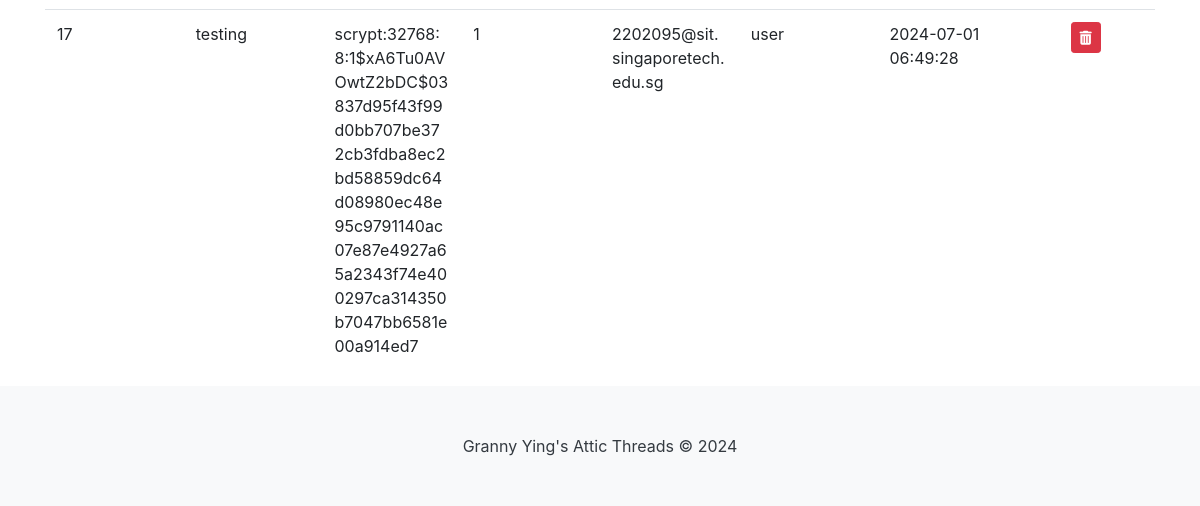
/list (lower part), run on an earlier commit of the app's database.
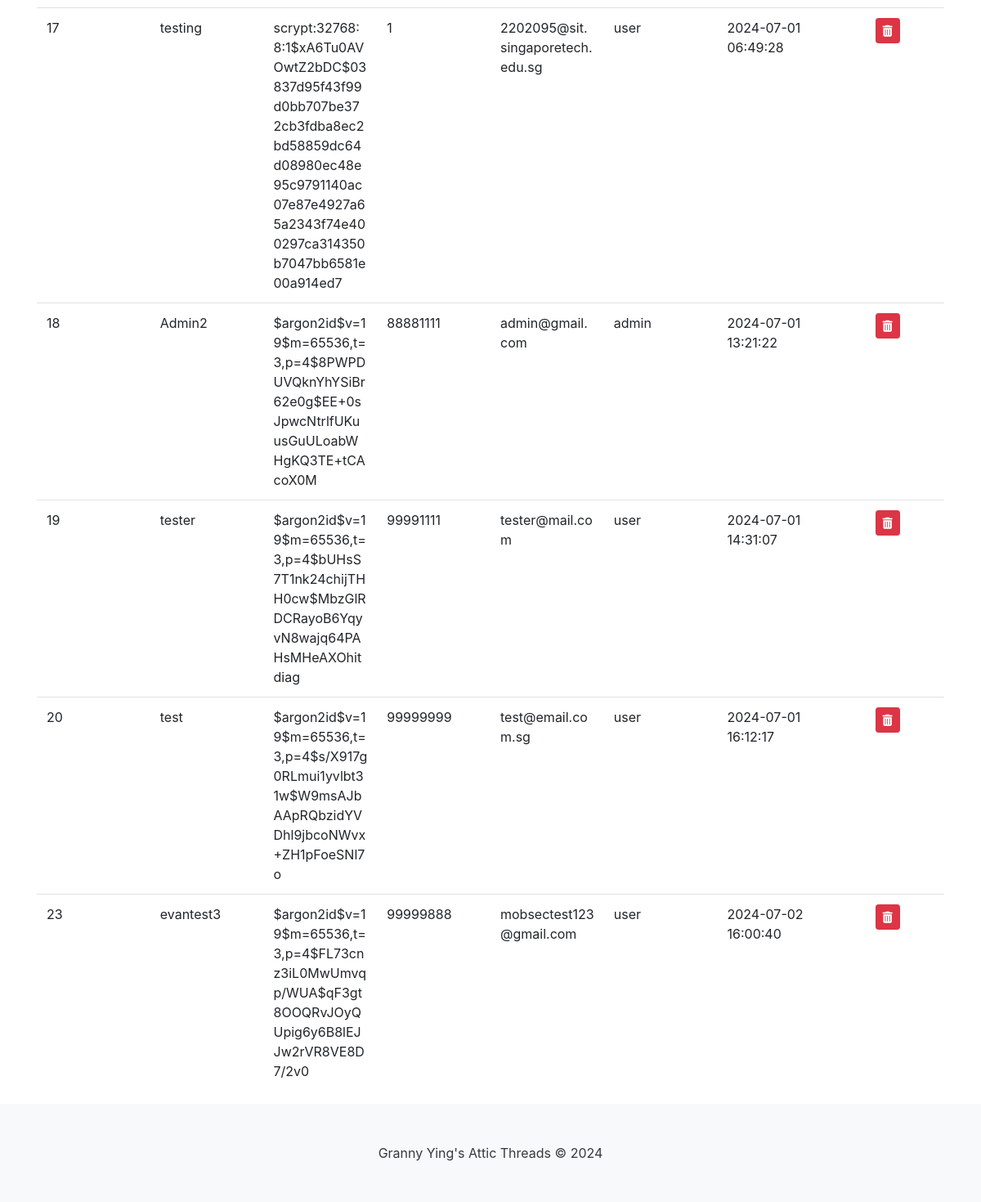
And on a later commit of the database.
### tables this page shows
CREATE TABLE "Users" (
	"user_id"	INTEGER NOT NULL,
	"name"	VARCHAR(45) NOT NULL,
	"password"	VARCHAR(45) NOT NULL,
	"phoneNum"	VARCHAR(45) NOT NULL,
	"email"	VARCHAR(45) NOT NULL,
	"role"	VARCHAR(10) NOT NULL,
	"created_at"	DATETIME,
	PRIMARY KEY("user_id" AUTOINCREMENT)
);

### app.py (the view)
@app.route("/list")
def list():
    con = sqlite3.connect("database.db")
    con.row_factory = sqlite3.Row
    cur = con.cursor()
    cur.execute("SELECT user_id, * FROM Users")
    rows = cur.fetchall()
    con.close()
    return render_template("list.html", rows=rows)

### app.py (called while the page is built)
@app.before_request
def make_session_permanent():
    session.permanent = True
    app.permanent_session_lifetime = timedelta(hours=1)
    session.modified = True

### templates/list.html (shortened to what this page needs)
<!DOCTYPE html>
<html lang="en">
{% include "header.html" %}
<head>
    <link rel="stylesheet" href="https://stackpath.bootstrapcdn.com/bootstrap/4.3.1/css/bootstrap.min.css">
</head>
<body>
    <div class="container mt-5">
        <div class="table-container">
            <table class="table table-hover">
                <tbody>
                    {% for row in rows %}
                    <tr>
                        <td>{{ row["user_id"] }}</td>
                        <td>{{ row["name"] }}</td>
                        <td>{{ row["password"] }}</td>
                        <td>{{ row["phoneNum"] }}</td>
                        <td>{{ row["email"] }}</td>
                        <td>{{ row["role"] }}</td>
                        <td>{{ row["created_at"] }}</td>
                        <td class="text-center">
                            <form onsubmit="return confirm('Are you sure you want to DELETE this User from the Database?');"
                                action="{{ url_for('delete') }}" method="POST" class="d-inline">
                                <button type="submit" class="btn btn-danger btn-sm"><i class="fas fa-trash-alt"></i></button>
                            </form>
                        </td>
                    </tr>
                    {% endfor %}
                </tbody>
            </table>
        </div>
    </div>
    {% include "footer.html" %}
</body>
</html>

What changed in the data, as far as the page shows it:
added Users: user_id "18", name "Admin2", password "$argon2id$v=19$m=65536,t=3,p=4$8PWPDUVQknYhYSiBr62e0g$EE+0sJpwcNtrlfUKuusGuULoabWHgKQ3TE+tCAcoX0M", phoneNum "88881111", email "admin@gmail.com", role "admin", created_at "2024-07-01 13:21:22"
added Users: user_id "19", name "tester", password "$argon2id$v=19$m=65536,t=3,p=4$bUHsS7T1nk24chijTHH0cw$MbzGlRDCRayoB6YqyvN8wajq64PAHsMHeAXOhitdiag", phoneNum "99991111", email "tester@mail.com", role "user", created_at "2024-07-01 14:31:07"
added Users: user_id "20", name "test", password "$argon2id$v=19$m=65536,t=3,p=4$s/X917g0RLmui1yvlbt31w$W9msAJbAApRQbzidYVDhl9jbcoNWvx+ZH1pFoeSNl7o", phoneNum "99999999", email "test@email.com.sg", role "user", created_at "2024-07-01 16:12:17"
added Users: user_id "23", name "evantest3", password "$argon2id$v=19$m=65536,t=3,p=4$FL73cnz3iL0MwUmvqp/WUA$qF3gt8OOQRvJOyQUpig6y6B8lEJJw2rVR8VE8D7/2v0", phoneNum "99999888", email "mobsectest123@gmail.com", role "user", created_at "2024-07-02 16:00:40"
